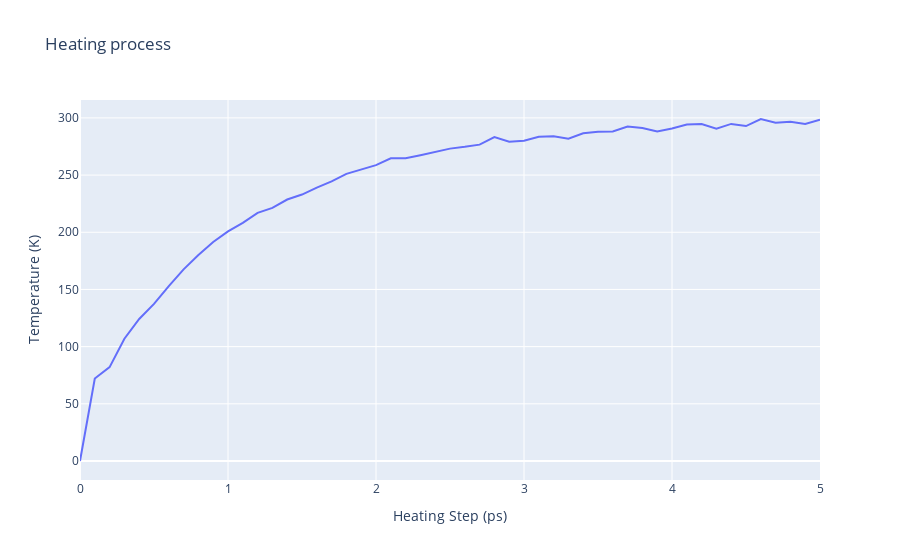

This figure's notebook cell:
### Code cell
#Read data from file and filter energy values higher than 1000 Kj/mol^-1
with open(output_dat_heat_path,'r') as energy_file:
    x,y = map(
        list,
        zip(*[
            (float(line.split()[0]),float(line.split()[1]))
            for line in energy_file 
            if not line.startswith(("#","@")) 
            if float(line.split()[1]) < 1000 
        ])
    )

plotly.offline.init_notebook_mode(connected=True)

fig = {
    "data": [go.Scatter(x=x, y=y)],
    "layout": go.Layout(title="Heating process",
                        xaxis=dict(title = "Heating Step (ps)"),
                        yaxis=dict(title = "Temperature (K)")
                       )
}

plotly.offline.iplot(fig)

### Figure 1 — Plotly figure (JSON) as saved in the notebook; plotly's stock layout.template omitted (floating-point values rounded to 4 significant figures)
{"data": [{"type": "scatter", "x": [0, 0.1, 0.2, 0.3, 0.4, 0.5, 0.6, 0.7, 0.8, 0.9, 1, 1.1, 1.2, 1.3, 1.4, 1.5, 1.6, 1.7, 1.8, 1.9, 2, 2.1, 2.2, 2.3, 2.4, 2.5, 2.6, 2.7, 2.8, 2.9, 3, 3.1, 3.2, 3.3, 3.4, 3.5, 3.6, 3.7, 3.8, 3.9, 4, 4.1, 4.2, 4.3, 4.4, 4.5, 4.6, 4.7, 4.8, 4.9, 5], "y": [0, 72.13, 82.1, 106.9, 124.2, 137.3, 153.0, 167.6, 180.2, 191.5, 200.8, 208.3, 217.0, 221.3, 228.6, 233.0, 239.1, 244.6, 251.1, 254.9, 258.7, 264.8, 264.6, 267.4, 270.2, 273.1, 274.7, 276.6, 283.3, 279.1, 280.1, 283.4, 283.9, 281.9, 286.5, 287.9, 288.1, 292.4, 291.2, 288.1, 290.8, 294.2, 294.7, 290.6, 294.8, 292.9, 299.0, 295.8, 296.5, 294.6, 298.3]}], "layout": {"title": {"text": "Heating process"}, "xaxis": {"title": {"text": "Heating Step (ps)"}}, "yaxis": {"title": {"text": "Temperature (K)"}}}}
